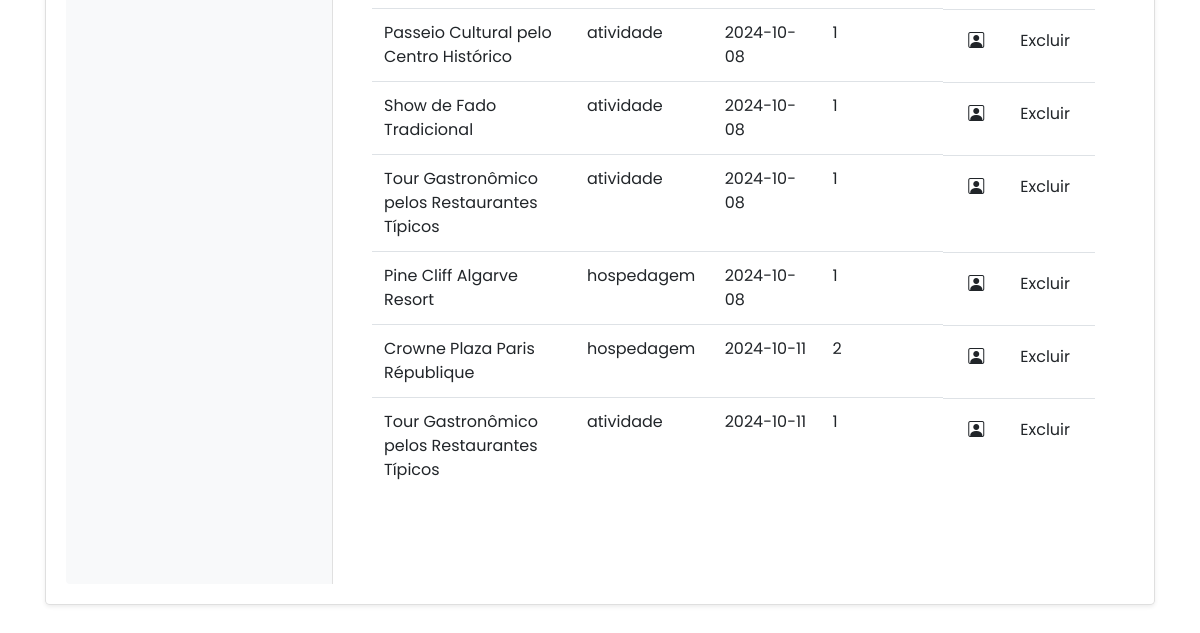
/public/reservas.php (signed in, lower part), run on an earlier commit of the app's database.
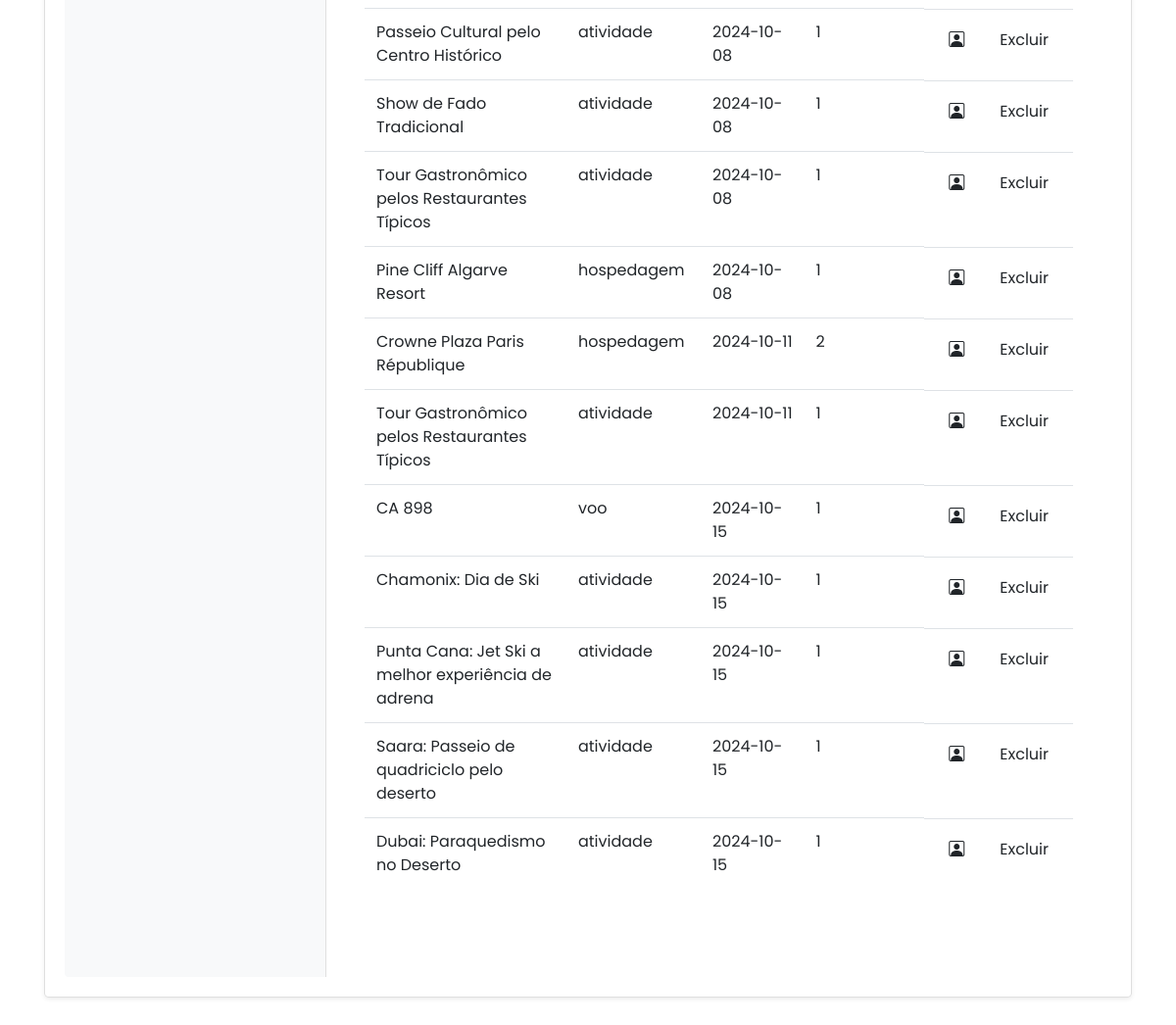
And on a later commit of the database.
### tables this page shows
CREATE TABLE `t_reservas` (
  `id` int(11) NOT NULL,
  `item_id` int(11) NOT NULL,
  `user_id` int(11) NOT NULL,
  `tipo_reserva` enum('atividade','voo','hospedagem','pacote') NOT NULL,
  `data_reserva` date NOT NULL,
  `quantidade` int(11) NOT NULL
);

### public/reservas.php (the view, shortened to what this page needs)
<?php
include '../config/liga_bd.php';
$user_id = $_SESSION['id'];
$sql = "SELECT r.id, r.item_id, r.tipo_reserva, r.data_reserva, r.quantidade,
        CASE
            WHEN r.tipo_reserva = 'atividade' THEN (SELECT id_user FROM t_artigo WHERE id = r.item_id)
            WHEN r.tipo_reserva = 'hospedagem' THEN (SELECT id_user FROM t_hospedagem WHERE id = r.item_id)
            WHEN r.tipo_reserva = 'voo' THEN (SELECT id_user FROM t_voos WHERE id = r.item_id)
        END AS vendedor_id,
        CASE
            WHEN r.tipo_reserva = 'atividade' THEN (SELECT titulo FROM t_artigo WHERE id = r.item_id)
            WHEN r.tipo_reserva = 'hospedagem' THEN (SELECT nome FROM t_hospedagem WHERE id = r.item_id)
            WHEN r.tipo_reserva = 'voo' THEN (SELECT flight_number FROM t_voos WHERE id = r.item_id)
        END AS titulo
        FROM t_reservas r
        WHERE r.user_id = ?";
$stmt = $ligacao->prepare($sql);
$stmt->bind_param("i", $user_id);
$stmt->execute();
$result = $stmt->get_result();
?>
<!DOCTYPE html>
<html lang="pt">
<head>
    <link rel="stylesheet" href="../assets/css/style.css">
    <link rel="stylesheet" href="../assets/css/styleperfil.css">
    <link href="https://cdn.jsdelivr.net/npm/bootstrap-icons/font/bootstrap-icons.css" rel="stylesheet">
    <link href="https://cdn.jsdelivr.net/npm/bootstrap@4.5.0/dist/css/bootstrap.min.css" rel="stylesheet">
    <link rel="stylesheet" href="https://unpkg.com/boxicons@latest/css/boxicons.min.css">
</head>
<body>
<br><br><br><br><br><br>
<div class="container light-style flex-grow-1 container-p-y">
    <div class="card shadow-sm rounded-lg">
        <div class="row no-gutters">
            <div class="col-md-3 p-3 bg-light rounded-left menu-container">
            </div>
            <div class="col-md-9 p-4">
                <div class="container light-style">
                    <?php if (isset($result) && $result->num_rows > 0): ?>
                        <table class="table table-hover">
                            <tbody>
                            <?php while ($row = $result->fetch_assoc()): ?>
                                <tr>
                                    <td><?php echo htmlspecialchars($row['titulo']); ?></td>
                                    <td><?php echo htmlspecialchars($row['tipo_reserva']); ?></td>
                                    <td><?php echo htmlspecialchars($row['data_reserva']); ?></td>
                                    <td><?php echo htmlspecialchars($row['quantidade']); ?></td>
                                    <td style="display: flex; gap: 10px;">
                                        <a href="perfil_vendedor.php?user_id=<?php echo htmlspecialchars($row['vendedor_id']); ?>" class="btn "><i class="bi bi-person-square"></i></a>
                                        <button type="button" class="btn btn-delete" data-toggle="modal" data-target="#confirmDeleteModal" data-reserva-id="<?php echo $row['id']; ?>">
                                            Excluir
                                        </button>
                                    </td>
                                </tr>
                            <?php endwhile; ?>
                            </tbody>
                        </table>
                    <?php else: ?>
                        <p>Nenhuma reserva encontrada.</p>
                    <?php endif; ?>
                </div>
            </div>
        </div>
    </div>
</div>
</body>
</html>

### assets/css/style.css (style rules this page uses)
* { padding: 0; margin: 0; box-sizing: border-box; font-family: "Poppins", sans-serif; text-decoration: none; list-style: none; scroll-behavior: smooth; }
:root { --bg-color: #fff; --text-color: #221314; --second-color: #4169e1; --main-color: #6495ed; --big-font: 6rem; --h2-font: 3rem; --p-font: 1.1rem; }
body { background: var(--bg-color); color: var(--text-color); }
.btn { background: var(--main-color); color: white; padding: 12px 20px; border-radius: 5px; cursor: pointer; }
body { font-family: Arial, sans-serif; margin: 0; padding: 0; background-color: #f4f4f4; }
@media (max-width: 1400px) { :root { --big-font: 4.5rem; --h2-font: 2.3rem; --p-font: 1rem; transition: 0.2s; } }

### assets/css/styleperfil.css (style rules this page uses)
body { background-image: url('images/fundo.png'); background-size: cover; background-position: center; font-family: 'San Francisco', 'Helvetica Neue', Arial, sans-serif; margin-top: 30px; color: #333; }
.container { max-width: 300px; margin: 30px auto; padding: 20px; }
.card { background: #ffffff; box-shadow: 0 1px 3px rgba(0, 0, 0, 0.1); padding: 20px; margin-bottom: 20px; }
.btn { background: #007aff; color: #ffffff; padding: 10px 20px; border-radius: 50px; font-size: 14px; transition: background-color 0.3s ease, transform 0.3s ease; }
.card, .btn { border-radius: 12px; }

### public/reservas.php (style rules this page uses)
.menu-container { background-color: #f8f9fa; border-right: 1px solid #e0e0e0; }
.card { border-radius: 15px; overflow: hidden; }

What changed in the data, as far as the page shows it:
added t_reservas: titulo "CA 898", tipo_reserva "voo", data_reserva "2024-10-15", quantidade "1"
added t_reservas: titulo "Chamonix: Dia de Ski", tipo_reserva "atividade", data_reserva "2024-10-15", quantidade "1"
added t_reservas: titulo "Punta Cana: Jet Ski a melhor experiência de adrena", tipo_reserva "atividade", data_reserva "2024-10-15", quantidade "1"
added t_reservas: titulo "Saara: Passeio de quadriciclo pelo deserto", tipo_reserva "atividade", data_reserva "2024-10-15", quantidade "1"
added t_reservas: titulo "Dubai: Paraquedismo no Deserto", tipo_reserva "atividade", data_reserva "2024-10-15", quantidade "1"
